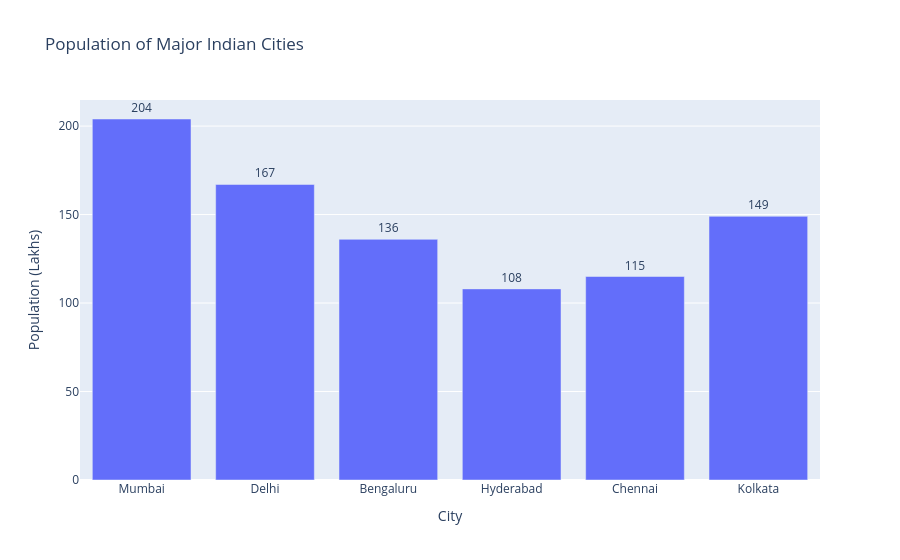

The notebook cell saved with this chart:
### Code cell
fig = px.bar(
    df,
    x="City",
    y="Population (Lakhs)",
    title="Population of Major Indian Cities",
    text="Population (Lakhs)"
)

fig.update_traces(
    textposition="outside"
)

fig.update_layout(
    xaxis_title="City",
    yaxis_title="Population (Lakhs)"
)

fig.show()

### Figure 1 — Plotly figure (JSON) as saved in the notebook; plotly's stock layout.template omitted (floating-point values rounded to 4 significant figures)
{"data": [{"hovertemplate": "City=%{x}<br>Population (Lakhs)=%{text}<extra></extra>", "legendgroup": "", "marker": {"color": "#636efa", "pattern": {"shape": ""}}, "name": "", "orientation": "v", "showlegend": false, "text": [204.0, 167.0, 136.0, 108.0, 115.0, 149.0], "textposition": "outside", "type": "bar", "x": ["Mumbai", "Delhi", "Bengaluru", "Hyderabad", "Chennai", "Kolkata"], "xaxis": "x", "y": [204, 167, 136, 108, 115, 149], "yaxis": "y"}], "layout": {"barmode": "relative", "legend": {"tracegroupgap": 0}, "title": {"text": "Population of Major Indian Cities"}, "xaxis": {"anchor": "y", "domain": [0, 1], "title": {"text": "City"}}, "yaxis": {"anchor": "x", "domain": [0, 1], "title": {"text": "Population (Lakhs)"}}}}
